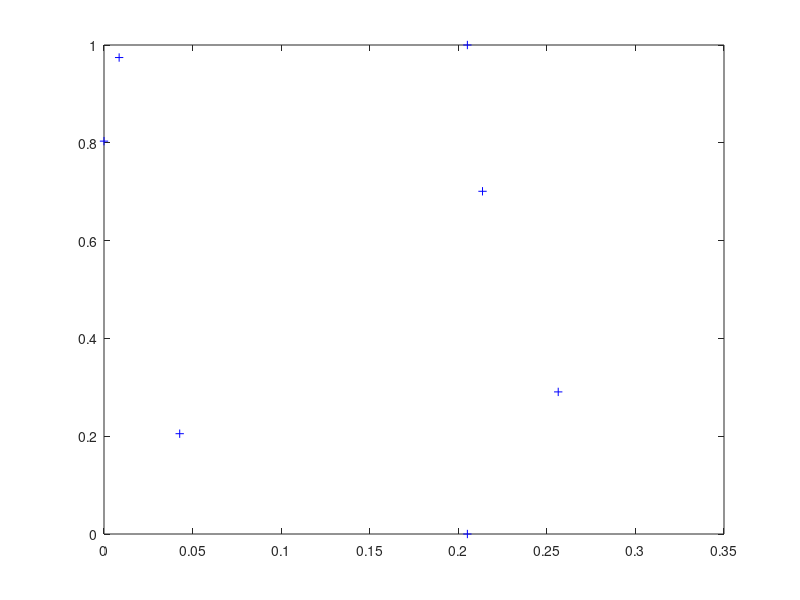

Write MATLAB code to recreate this figure. (Note: this script raises an error after producing the figure.)
clear all;
close all;

load clickResult.mat;
figure;
plot(x,y,'b+');
hold on;

f = [x;y];
n = length(x);
clear x y;
x = linspace(0,1,n+1);
t = linspace(0,1,100);
y = periospline(x,f,t);

plot(y(1,:),y(2,:),'r-');
axis equal;
figure;
plot(t(1:size(y,2)),y,'b-');